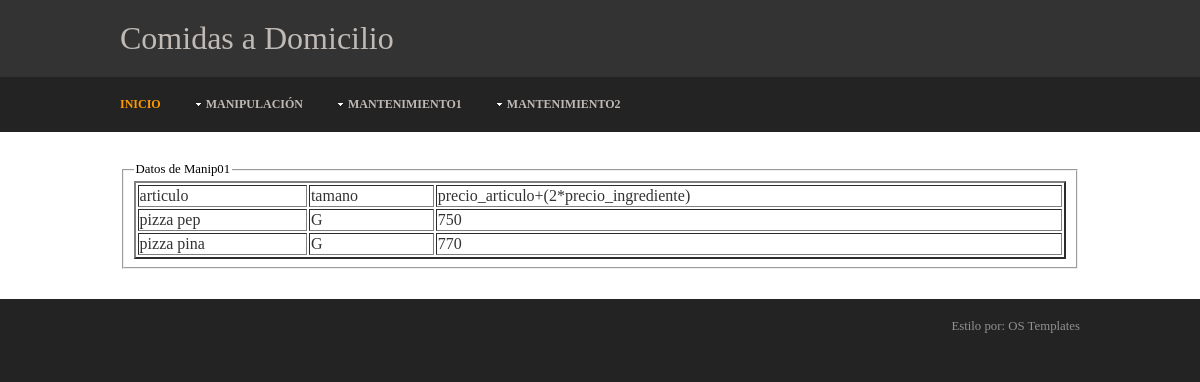
Screenshot of /comidas/manip/man01.php with the database file from the repository.
### tables this page shows
CREATE TABLE IF NOT EXISTS `pizzas` (
  `articulo` varchar(10) NOT NULL,
  `tamano` char(1) NOT NULL,
  `precio_ingrediente` decimal(3,0) DEFAULT NULL,
  PRIMARY KEY (`articulo`,`tamano`)
);

### comidas/manip/cls_man01.php (the view, shortened to what this page needs)
<?php
require_once '../conexionComidas.php';
    function consultaFamilias($fam){
        global $server,$bd,$user,$password;
        $db = new PDO("mysql:host=".$server.";dbname=".$bd.";charset=utf8",$user, $password);
        $consulta=$db->prepare("CALL sp_consulta001();");
        $consulta->execute();
        $filas=$consulta->fetchAll(PDO::FETCH_ASSOC);
        tabla($filas);
    }
    function tabla($filas){
        ?><table border=2 width=100% id="datos1"><?php
        if(!isset($filas[0])){
           echo "Aqui no hay datos por ahora";
        }else{
            echo "<tr>";
            foreach($filas[0] as $indice => $valor){
                echo "<td>". $indice ."</td>";
            }
        ?></tr><?php
        }
        foreach ($filas as $fila){
            echo "<tr>";
            foreach ($fila as $columna) {
                echo "<td>".utf8_encode($columna)."</td>";
            }
            echo "</tr>";
        }
        ?>
    </table>
        <?php
    }
?>

### comidas/styles/layout.css (style rules this page uses)
html { overflow-y:scroll; }
body { margin:0; padding:0; font-size:100%; font-family:Georgia, "Times New Roman", Times, serif; color:#919191; background-color:#232323; }
table { color: #333333; width: 100%; }

### rows the page displays
pizzas: articulo "pizza pep", tamano "G", columna "750"
pizzas: articulo "pizza pina", tamano "G", columna "770"

### other values shown
$indice "articulo"
$indice "tamano"
$indice "precio_articulo+(2*precio_ingrediente)"
